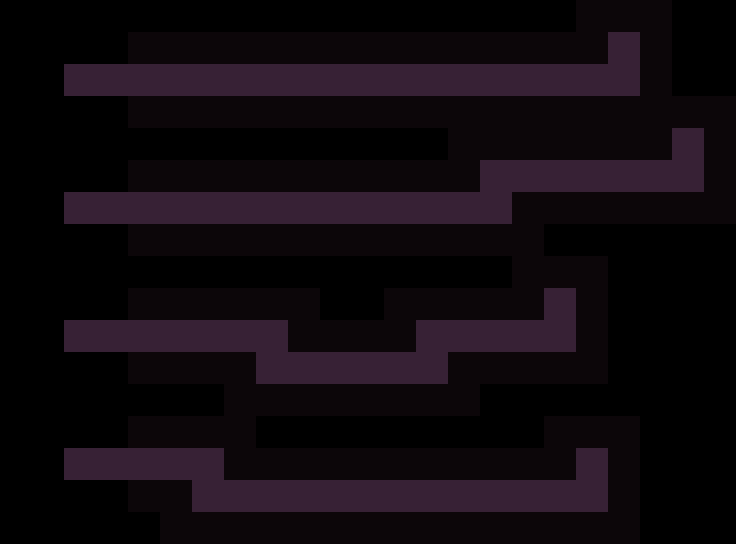

Rendered tile map (Tiled .tmx) drawn with the repository's tilesets; below, a short description and the full map source, tile grids included:
An orthogonal 23x17 tile map with 32x32 px tiles, 1 tile layer (path), 1 hidden layer not drawn and 9 objects (4x bonfire, 4x hero, frame).

<map version="1.2" tiledversion="1.3.4" orientation="orthogonal" renderorder="right-down" width="23" height="17" tilewidth="32" tileheight="32" infinite="0" nextlayerid="168" nextobjectid="117">
 <tileset firstgid="1" name="tileset" tilewidth="32" tileheight="32" spacing="2" margin="1" tilecount="200" columns="10">
  <image source="../tileset.png" trans="000000" width="340" height="680" />
  <terraintypes>
   <terrain name="floor" tile="79" />
   <terrain name="wall" tile="69" />
   <terrain name="hole" tile="78" />
   <terrain name="infected" tile="77" />
  </terraintypes>
 </tileset>
 <layer id="163" name="checkers" width="23" height="17" visible="0">
  <data encoding="csv">
0,69,0,69,0,69,0,69,0,69,0,69,0,69,0,69,0,69,0,69,0,69,0,
69,0,69,0,69,0,69,0,69,0,69,0,69,0,69,0,69,0,69,0,69,0,69,
0,69,0,69,0,69,0,69,0,69,0,69,0,69,0,69,0,69,0,69,0,69,0,
69,0,69,0,69,0,69,0,69,0,69,0,69,0,69,0,69,0,69,0,69,0,69,
0,69,0,69,0,69,0,69,0,69,0,69,0,69,0,69,0,69,0,69,0,69,0,
69,0,69,0,69,0,69,0,69,0,69,0,69,0,69,0,69,0,69,0,69,0,69,
0,69,0,69,0,69,0,69,0,69,0,69,0,69,0,69,0,69,0,69,0,69,0,
69,0,69,0,69,0,69,0,69,0,69,0,69,0,69,0,69,0,69,0,69,0,69,
0,69,0,69,0,69,0,69,0,69,0,69,0,69,0,69,0,69,0,69,0,69,0,
69,0,69,0,69,0,69,0,69,0,69,0,69,0,69,0,69,0,69,0,69,0,69,
0,69,0,69,0,69,0,69,0,69,0,69,0,69,0,69,0,69,0,69,0,69,0,
69,0,69,0,69,0,69,0,69,0,69,0,69,0,69,0,69,0,69,0,69,0,69,
0,69,0,69,0,69,0,69,0,69,0,69,0,69,0,69,0,69,0,69,0,69,0,
69,0,69,0,69,0,69,0,69,0,69,0,69,0,69,0,69,0,69,0,69,0,69,
0,69,0,69,0,69,0,69,0,69,0,69,0,69,0,69,0,69,0,69,0,69,0,
69,0,69,0,69,0,69,0,69,0,69,0,69,0,69,0,69,0,69,0,69,0,69,
0,69,0,69,0,69,0,69,0,69,0,69,0,69,0,69,0,69,0,69,0,69,0
</data>
 </layer>
 <layer id="164" name="path" width="23" height="17">
  <data encoding="csv">
0,0,0,0,0,0,0,0,0,0,0,0,0,0,0,0,0,0,79,79,79,0,0,
0,0,0,0,79,79,79,79,79,79,79,79,79,79,79,79,79,79,79,80,79,0,0,
0,0,80,80,80,80,80,80,80,80,80,80,80,80,80,80,80,80,80,80,79,0,0,
0,0,0,0,79,79,79,79,79,79,79,79,79,79,79,79,79,79,79,79,79,79,79,
0,0,0,0,0,0,0,0,0,0,0,0,0,0,79,79,79,79,79,79,79,80,79,
0,0,0,0,79,79,79,79,79,79,79,79,79,79,79,80,80,80,80,80,80,80,79,
0,0,80,80,80,80,80,80,80,80,80,80,80,80,80,80,79,79,79,79,79,79,79,
0,0,0,0,79,79,79,79,79,79,79,79,79,79,79,79,79,0,0,0,0,0,0,
0,0,0,0,0,0,0,0,0,0,0,0,0,0,0,0,79,79,79,0,0,0,0,
0,0,0,0,79,79,79,79,79,79,0,0,79,79,79,79,79,80,79,0,0,0,0,
0,0,80,80,80,80,80,80,80,79,79,79,79,80,80,80,80,80,79,0,0,0,0,
0,0,0,0,79,79,79,79,80,80,80,80,80,80,79,79,79,79,79,0,0,0,0,
0,0,0,0,0,0,0,79,79,79,79,79,79,79,79,0,0,0,0,0,0,0,0,
0,0,0,0,79,79,79,79,0,0,0,0,0,0,0,0,0,79,79,79,0,0,0,
0,0,80,80,80,80,80,79,79,79,79,79,79,79,79,79,79,79,80,79,0,0,0,
0,0,0,0,79,79,80,80,80,80,80,80,80,80,80,80,80,80,80,79,0,0,0,
0,0,0,0,0,79,79,79,79,79,79,79,79,79,79,79,79,79,79,79,0,0,0
</data>
 </layer>
 <objectgroup id="14" name="camera">
  <object id="12" name="frame" type="frame" x="50.265" y="33.01" width="666.6" height="495.119" />
 </objectgroup>
 <objectgroup id="2" name="objects">
  <object id="115" name="bonfire" type="bonfire" x="592.972" y="467.459">
   <point />
  </object>
  <object id="116" name="hero" type="hero" x="79.858" y="468.423">
   <properties>
    <property name="initialDirection" value="e" />
   </properties>
   <point />
  </object>
  <object id="113" name="bonfire" type="bonfire" x="561.972" y="311.459">
   <point />
  </object>
  <object id="114" name="hero" type="hero" x="80.858" y="337.423">
   <properties>
    <property name="initialDirection" value="e" />
   </properties>
   <point />
  </object>
  <object id="11" name="bonfire" type="bonfire" x="685.972" y="149.459">
   <point />
  </object>
  <object id="9" name="hero" type="hero" x="80.858" y="210.423">
   <properties>
    <property name="initialDirection" value="e" />
   </properties>
   <point />
  </object>
  <object id="54" name="bonfire" type="bonfire" x="625" y="54">
   <point />
  </object>
  <object id="55" name="hero" type="hero" x="80" y="84">
   <properties>
    <property name="initialDirection" value="e" />
   </properties>
   <point />
  </object>
 </objectgroup>
</map>
